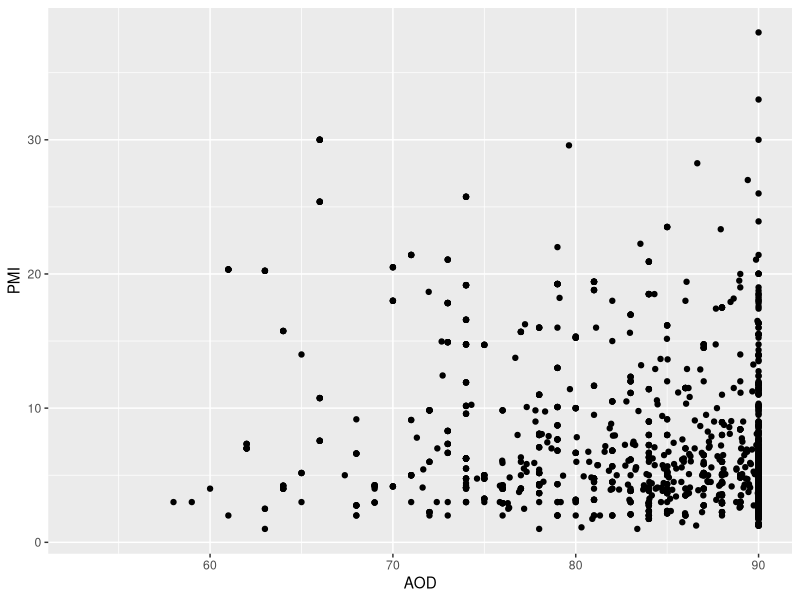
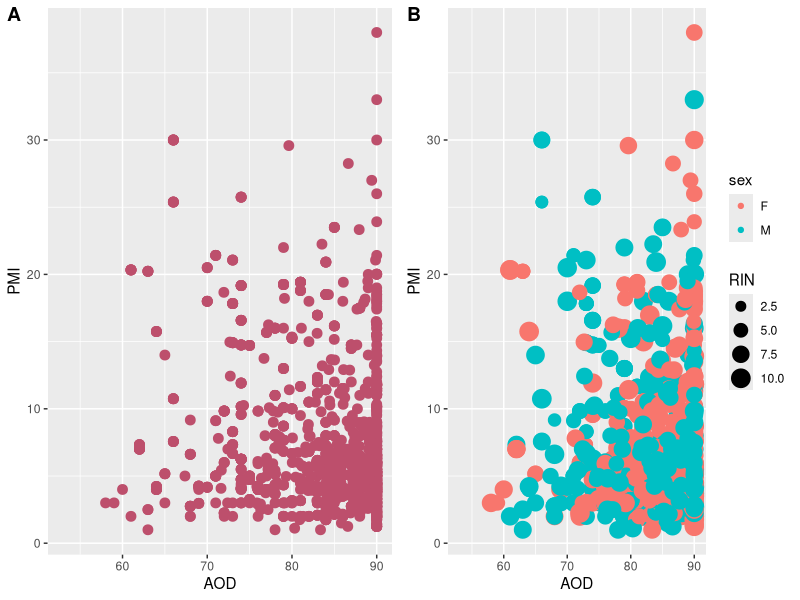
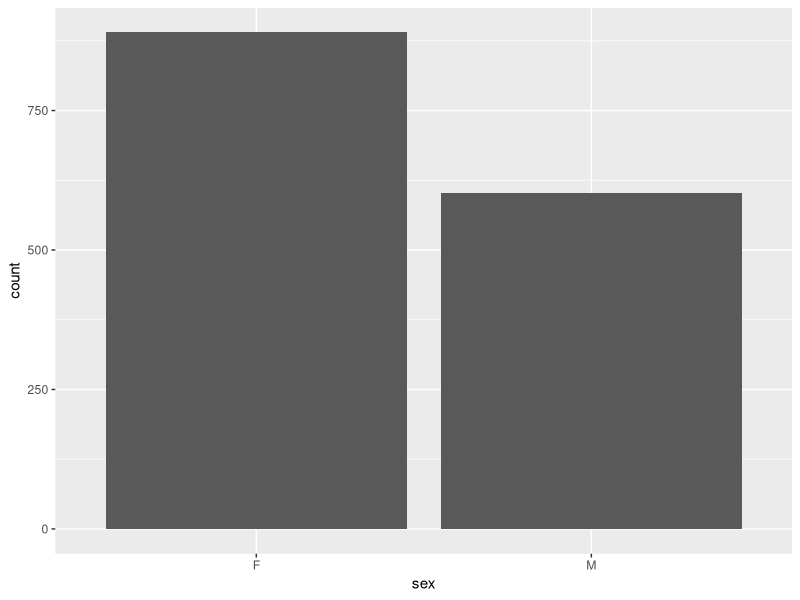
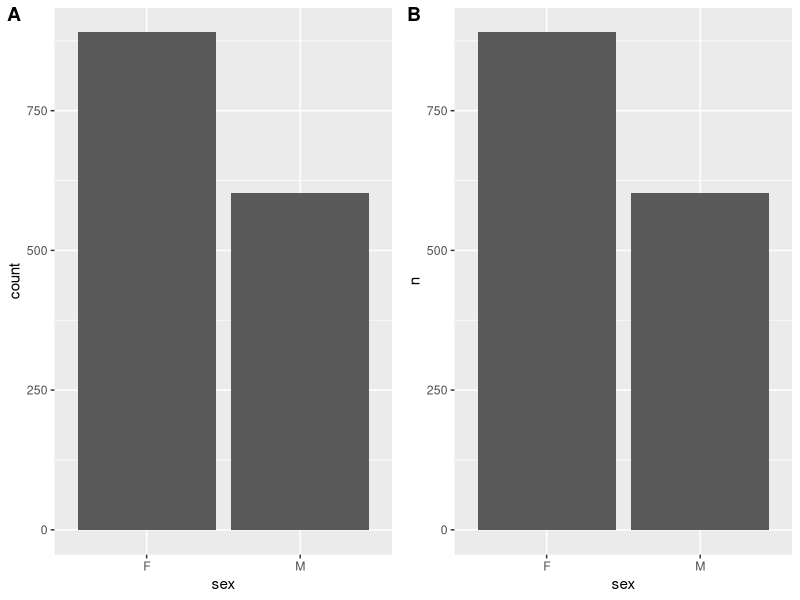
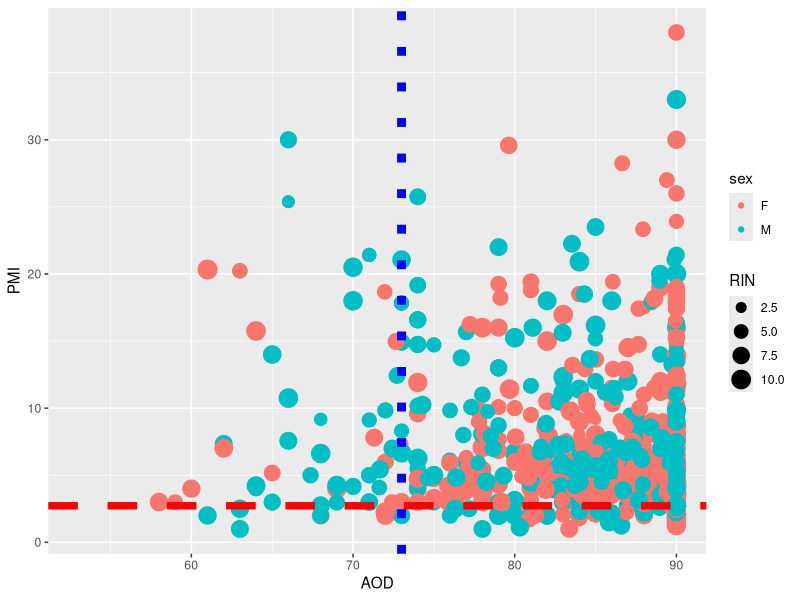
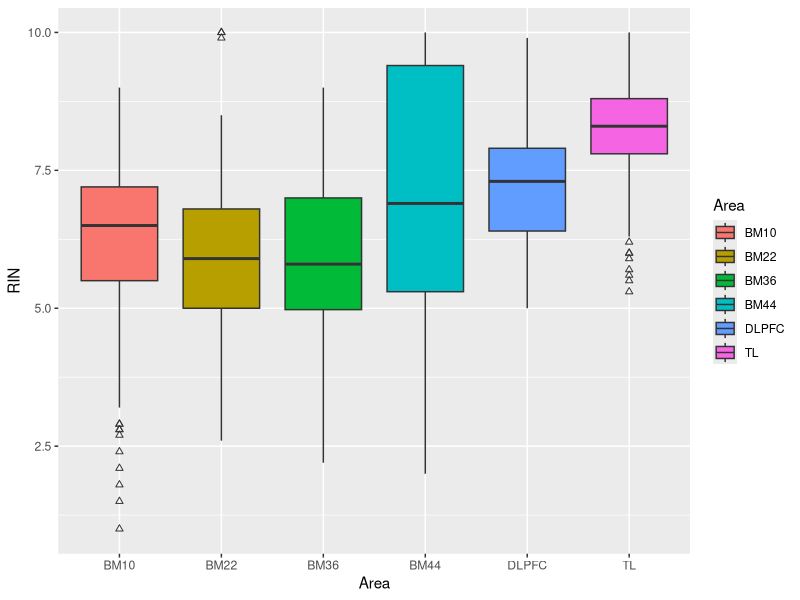
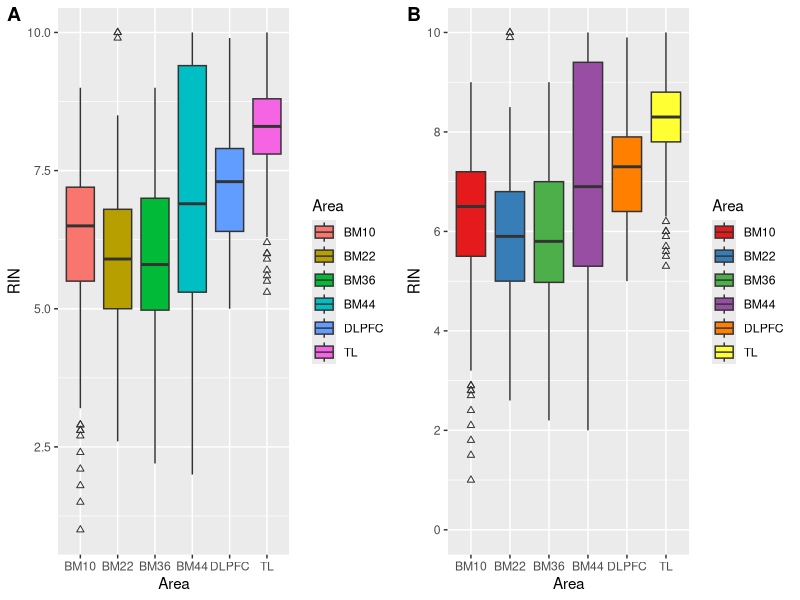
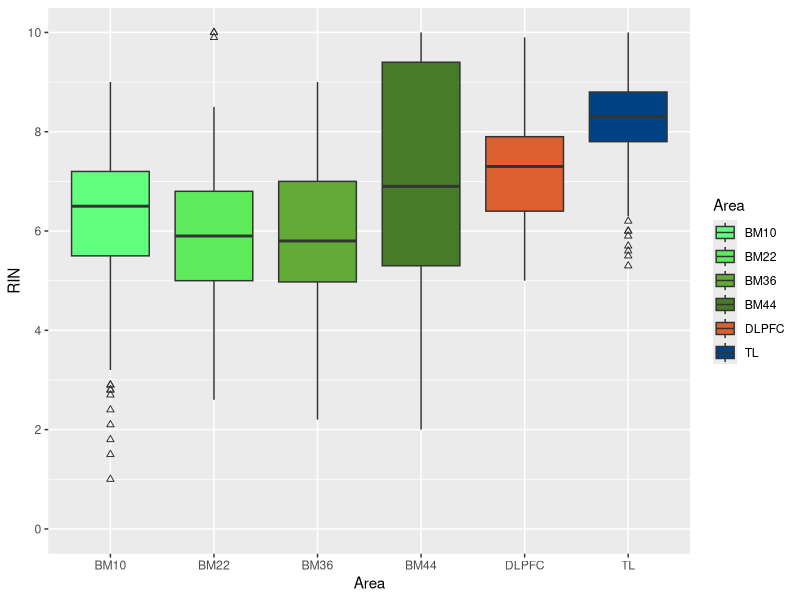

Here is the R script that generated these plots, in order:
## ---- chunk 1
# 1. Load packages 
suppressPackageStartupMessages(library(tidyverse))
library(ggplot2)

# 2. Load data
df <- read.csv("data/Supplementary_table_13.csv")

# 3. Change come column types
df <- df %>%
  mutate("Diagnosis" = factor(Diagnosis, levels = c("Control", "AD")),
         "sex" = factor(sex),
         "Area" = factor(Area),
         "dataset" = factor(dataset))

str(df)
## ---- chunk 2
aod_pmi <- ggplot(data = df, mapping = aes(x = AOD, y = PMI)) +
  geom_point()

aod_pmi
## ---- chunk 3

# 1. Create a plot with color and size set equal for all points
aod_pmi_all <- ggplot(data = df, mapping = aes(x = AOD, y = PMI)) +
  geom_point(color = "#BD4F6C", size = 3)

# 2. Create a plot with color based on sex and size based on RIN
aod_pmi_sex_rin_aes <- ggplot(data = df, mapping = aes(x = AOD, y = PMI)) +
  geom_point(mapping = aes(color = sex, size = RIN))

# 3. Arrange the plots together (we will see this in details soon)
suppressPackageStartupMessages(library(ggpubr))
aod_pmi_arr <- ggarrange(aod_pmi_all, aod_pmi_sex_rin_aes, ncol = 2, nrow = 1, align = "h", labels = "AUTO")

aod_pmi_arr
## ---- chunk 4
males_females_barplot <- ggplot(data = df) +
  geom_bar(mapping = aes(x = sex))

males_females_barplot
## ---- chunk 5
# 1. Create a dataframe with the number of males and females
sex_df <- df %>%
  group_by(sex) %>%
  summarise(n = n())

# 2. Create the plot
sex_barplot <- ggplot(data = sex_df) +
  geom_bar(mapping = aes(x = sex, y = n), stat = "identity")

sex_bar_arr <- ggarrange(males_females_barplot, sex_barplot, ncol = 2, nrow = 1, align = "h", labels = "AUTO")
sex_bar_arr
## ---- chunk 6
# 1. Define thresholds as 10th quantile
aod_thresh <- quantile(df$AOD, probs = 0.1, na.rm = T)
pmi_thresh <- quantile(df$PMI, probs = 0.1, na.rm = T)

# 2. Add to graph
aod_pmi_sex_rin_aes <- aod_pmi_sex_rin_aes +
  geom_hline(yintercept = pmi_thresh, color = "#FF0000", linetype = "dashed", size = 2.5) +
  geom_vline(xintercept = aod_thresh, color = "#0000FF", linetype = "dotted", size = 3)
  
aod_pmi_sex_rin_aes
## ---- chunk 7
rin_area_boxplot <- ggplot(df) +
  geom_boxplot(aes(x = Area, fill = Area, y = RIN), na.rm = T, outlier.shape = 2)

rin_area_boxplot
## ---- chunk 8
rin_area_boxplot_edit <- ggplot(df) +
  geom_boxplot(aes(x = Area, fill = Area, y = RIN), na.rm = T, outlier.shape = 2) +
  scale_y_continuous(limits = c(0, 10), breaks = seq(0, 10, 2)) +
  scale_fill_brewer(palette = "Set1")

rin_area_boxplots_arr <- ggarrange(rin_area_boxplot, rin_area_boxplot_edit, ncol = 2, nrow = 1, align = "h", labels = "AUTO")
rin_area_boxplots_arr
## ---- chunk 9

# 1. Load the file
color_df <- read.csv("refs/area_colors.csv")

# 2. Create a named vector
area_color_vector <- structure(color_df$Color, names = color_df$Area)

# 3. Create the plot
rin_area_boxplot_manual <- ggplot(df) +
  geom_boxplot(aes(x = Area, fill = Area, y = RIN), na.rm = T, outlier.shape = 2) +
  scale_y_continuous(limits = c(0, 10), breaks = seq(0, 10, 2)) +
  scale_fill_manual(values = area_color_vector)

rin_area_boxplot_manual
## ---- chunk 10
rin_area_boxplot_manual <- rin_area_boxplot_manual +
  labs(title = "RIN distribution across areas", 
       subtitle = "TL samples have higher RIN values compared to the others", 
       x = "", 
       caption = "2023 R for biologist", 
       tag = "ggplot2")

rin_area_boxplot_manual
## ---- chunk 11
rin_area_boxplot_manual <- rin_area_boxplot_manual +
  theme_classic() 

rin_area_boxplot_manual
## ---- chunk 12
rin_area_boxplot_manual <- rin_area_boxplot_manual +
  theme(legend.position = "none",
        plot.title = element_text(face = "bold", size = 14, hjust = 0.5))

rin_area_boxplot_manual
